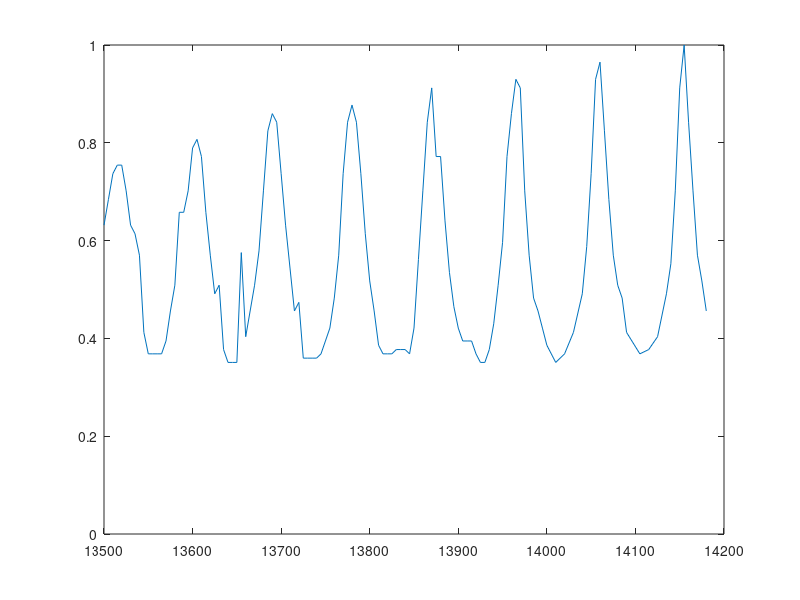

MATLAB code for this plot: (Note: this script raises an error after producing the figure.)
data=[
13500,	7.2*0.05;
13505,	7.8*0.05;
13510,	4.2*0.1;
13515,	4.3*0.1;
13520,	4.3*0.1;
13525,	4.0*0.1;
13530,	7.2*0.05;
13535,	7.0*0.05;
13540,	6.5*0.05;
13545,	4.7*0.05;
13550,	4.2*0.05;
13555,	4.2*0.05;
13560,	4.2*0.05;
13565,	4.2*0.05;
13570,	4.5*0.05;
13575,	5.2*0.05;
13580,	5.8*0.05;
13585,	7.5*0.05;
13590,	7.5*0.05;
13595,	4.0*0.1;
13600,	4.5*0.1;
13605,	4.6*0.1;
13610,	4.4*0.1;
13615,	7.5*0.05;
13620,	6.5*0.05;
13625,	5.6*0.05;
13630,	5.8*0.05;
13635,	4.3*0.05;
13640,	4.0*0.05;
13645,	4.0*0.05;
13650,	4.0*0.05;
13655,	4.1*0.08;
13660,	4.6*0.05;
13665,	5.2*0.05;
13670,	5.8*0.05;
13675,	6.6*0.05;
13680,	8.0*0.05;
13685,	4.7*0.1;
13690,	4.9*0.1;
13695,	4.8*0.1;
13700,	4.2*0.1;
13705,	3.6*0.1;
13710,	6.2*0.05;
13715,	5.2*0.05;
13720,	5.4*0.05;
13725,	4.1*0.05;
13730,	4.1*0.05;
13735,	4.1*0.05;
13740,	4.1*0.05;
13745,	4.2*0.05;
13750,	4.5*0.05;
13755,	4.8*0.05;
13760,	5.5*0.05;
13765,	6.5*0.05;
13770,	4.2*0.1;
13775,	4.8*0.1;
13780,	5.0*0.1;
13785,	4.8*0.1;
13790,	4.2*0.1;
13795,	7.0*0.05;
13800,	5.9*0.05;
13805,	5.2*0.05;
13810,	4.4*0.05;
13815,	4.2*0.05;
13820,	4.2*0.05;
13825,	4.2*0.05;
13830,	4.3*0.05;
13835,	4.3*0.05;
13840,	4.3*0.05;
13845,	4.2*0.05;
13850,	4.8*0.05;
13855,	6.4*0.05;
13860,	8.0*0.05;
13865,	4.8*0.1;
13870,	5.2*0.1;
13875,	4.4*0.1;
13880,	4.4*0.1;
13885,	7.3*0.05;
13890,	6.1*0.05;
13895,	5.3*0.05;
13900,	4.8*0.05;
13905,	4.5*0.05;
13910,	4.5*0.05;
13915,	4.5*0.05;
13920,	4.2*0.05;
13925,	4.0*0.05;
13930,	4.0*0.05;
13935,	4.3*0.05;
13940,	4.9*0.05;
13945,	5.8*0.05;
13950,	6.8*0.05;
13955,	4.4*0.1;
13960,	4.9*0.1;
13965,	5.3*0.1;
13970,	5.2*0.1;
13975,	4.0*0.1;
13980,	6.5*0.05;
13985,	5.5*0.05;
13990,	5.2*0.05;
13995,	4.8*0.05;
14000,	4.4*0.05;
14010,	4.0*0.05;
14020,	4.2*0.05;
14030,	4.7*0.05;
14040,	5.6*0.05;
14045,	6.7*0.05;
14050,	4.2*0.1;
14055,	5.3*0.1;
14060,	5.5*0.1;
14065,	4.7*0.1;
14070,	3.9*0.1;
14075,	6.5*0.05;
14080,	5.8*0.05;
14085,	5.5*0.05;
14090,	4.7*0.05;
14105,	4.2*0.05;
14115,	4.3*0.05;
14125,	4.6*0.05;
14135,	5.6*0.05;
14140,	6.3*0.05;
14145,	8.0*0.05;
14150,	5.2*0.1;
14155,	5.7*0.1;
14160,	4.8*0.1;
14165,	4.0*0.1;
14170,	6.5*0.05;
14175,	5.9*0.05;
14180,	5.2*0.05
];
f = data(:,1);
amp = data(:,2);
amp = amp / max(amp);
plot(f,amp);
axis([0,1,0,1],'autox');


naam='delayamp-experimenteel';
xlab='$f$ (Hz)';
ylab='piekamplitude (relatief)';
ylabrule='0.3cm';
width='700';
height='500';
maakgraph(naam,xlab,ylab,ylabrule,width,height);



